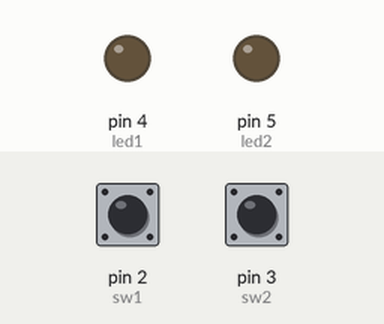
A sketch run on a simulated Arduino Uno, built with avr-gcc and run on an emulated ATmega328P. Parts: output pins drawn as LEDs (lit = HIGH). Dashed ring = blinking. The inputs (shaded band) are chosen by the test bench; at power-on: pin 2 (sw1) HIGH, pin 3 (sw2) HIGH.

Above: at 1.2 s.
1.3 s: pin 2 (sw1) pulled LOW for 0.15 s
At 1.7 s:
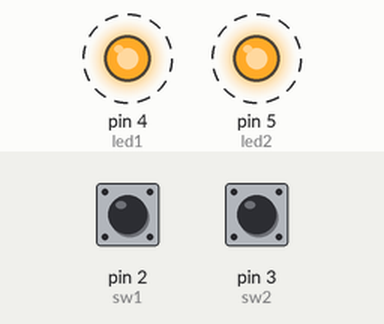
4.3 s: pin 3 (sw2) pulled LOW for 0.15 s
At 5.1 s:
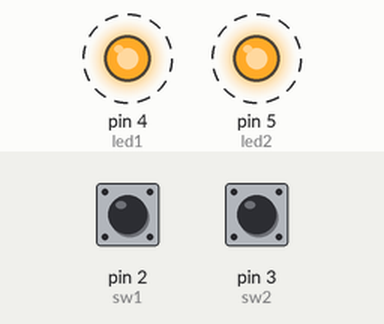
Timing chart, 0 to 12.8 s (numbered marks = the images above; inputs shaded):
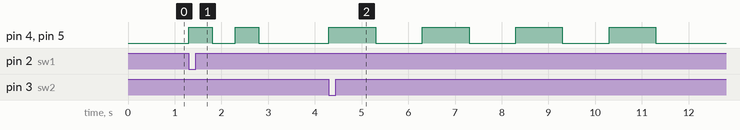

Measured:
- after the input at 1.3 s, pin 4 (led1), pin 5 (led2): alternates HIGH for 0.50 s and LOW for 0.50 s, 4 changes in all, then stays LOW, starting at once
- after the input at 4.3 s, pin 4 (led1), pin 5 (led2): alternates HIGH for 1.0 s and LOW for 1.0 s, 8 changes in all, then stays LOW, starting at once

The sketch:

Code.ino
```cpp
// Sw1 is pressed, all 2 LEDs blink 2 times with 500ms of delay.
// Sw2 is pressed, all 2 LEDs blink 4 times with 1s of delay.
int sw1 = 2;
int sw2 = 3;
int led1 = 4;
int led2 = 5;
void setup(){
  pinMode(sw1, INPUT_PULLUP);
  pinMode(sw2, INPUT_PULLUP);
  pinMode(led1, OUTPUT);
  pinMode(led2, OUTPUT);
}
void loop(){
  if(digitalRead(sw1) == LOW){
    for(int i = 1; i <= 2; i++){
      digitalWrite(led1, HIGH);
      digitalWrite(led2, HIGH);
      delay(500);
      digitalWrite(led1, LOW);
      digitalWrite(led2, LOW);
      delay(500);
    }
  }
  if(digitalRead(sw2) == LOW){
    for(int i = 1; i <= 4; i++){
      digitalWrite(led1, HIGH);
      digitalWrite(led2, HIGH);
      delay(1000);
      digitalWrite(led1, LOW);
      digitalWrite(led2, LOW);
      delay(1000);
    }
  }
}
```
